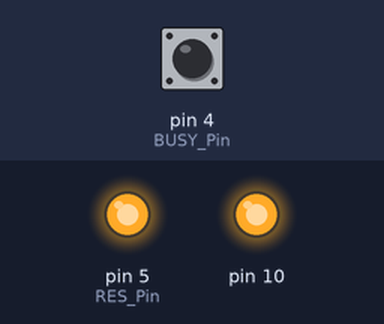
This sketch was run on a simulated Arduino Uno, built with avr-gcc and run on an emulated ATmega328P. On the bench: output pins drawn as LEDs (lit = HIGH). The inputs (shaded band) are chosen by the test bench; at power-on: pin 4 (BUSY_Pin) LOW. Pins used as bus, display or sensor lines are not drawn.

Above: at 1.2 s.
1.3 s: pin 4 (BUSY_Pin) pulsed HIGH 2 times (0.12 s each, 0.3 s apart)
Timing chart, 0 to 6.2 s (numbered marks = the images above; inputs shaded):
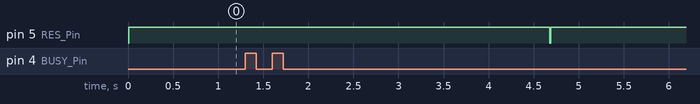

The sketch:

GDEY037T03_Arduino.ino
```cpp
#include <SPI.h>
#include"Ap_29demo.h"
//IO settings
int BUSY_Pin = 4;
int RES_Pin = 5;
int DC_Pin = 6;
int CS_Pin = 7;

#define EPD_W21_CS_0 digitalWrite(CS_Pin,LOW)
#define EPD_W21_CS_1 digitalWrite(CS_Pin,HIGH)
#define EPD_W21_DC_0  digitalWrite(DC_Pin,LOW)
#define EPD_W21_DC_1  digitalWrite(DC_Pin,HIGH)
#define EPD_W21_RST_0 digitalWrite(RES_Pin,LOW)
#define EPD_W21_RST_1 digitalWrite(RES_Pin,HIGH)
#define isEPD_W21_BUSY digitalRead(BUSY_Pin)
////////FUNCTION//////
void SPI_Write(unsigned char value);
void EPD_W21_WriteDATA(unsigned char command);
void EPD_W21_WriteCMD(unsigned char command);
//EPD
void EPD_W21_Init(void);
void EPD_init(void);
void EPD_sleep(void);
void EPD_refresh(void);
void lcd_chkstatus(void);
void PIC_display_Clear(void);
void PIC_display(const unsigned char* picData);
void EPD_init_Fast(void);
void setup() {
   pinMode(BUSY_Pin, INPUT);
   pinMode(RES_Pin, OUTPUT);
   pinMode(DC_Pin, OUTPUT);
   pinMode(CS_Pin, OUTPUT);
   //SPI
   SPI.beginTransaction(SPISettings(10000000, MSBFIRST, SPI_MODE0));
   SPI.begin ();
}
//Tips//
/*When the electronic paper is refreshed in full screen, the picture flicker is a normal phenomenon, and the main function is to clear the display afterimage in the previous picture.
  When the local refresh is performed, the screen does not flash.*/
/*When you need to transplant the driver, you only need to change the corresponding IO. The BUSY pin is the input mode and the others are the output mode. */

void loop() {
  while(1)
  {
   /************Fast display picture display*******************/
    EPD_init_Fast(); //EPD init
    PIC_display(gImage_1);//EPD_picture1
    EPD_sleep();//EPD_sleep,Sleep instruction is necessary, please do not delete!!!
    delay(2000); //2s
    EPD_init_Fast(); //EPD init
    PIC_display(gImage_2);//EPD_picture1
    EPD_sleep();//EPD_sleep,Sleep instruction is necessary, please do not delete!!!
   delay(2000); //2s

    /************Normal display picture display*******************/
    EPD_init(); //EPD init
    PIC_display(gImage_1);//EPD_picture1
    EPD_sleep();//EPD_sleep,Sleep instruction is necessary, please do not delete!!!
    delay(2000); //2s
    //Clear
    EPD_init(); //EPD init
    PIC_display_Clear();//EPD Clear
    EPD_sleep();//EPD_sleep,Sleep instruction is necessary, please do not delete!!!
    while(1);


  }


}

//////////////////////SPI///////////////////////////////////

void SPI_Write(unsigned char value)
{
    SPI.transfer(value);

}

void EPD_W21_WriteCMD(unsigned char command)
{
  EPD_W21_CS_0;
  EPD_W21_DC_0;   // command write
  SPI_Write(command);
  EPD_W21_CS_1;
}
void EPD_W21_WriteDATA(unsigned char command)
{
  EPD_W21_CS_0;
  EPD_W21_DC_1;   // command write
  SPI_Write(command);
  EPD_W21_CS_1;
}


/////////////////EPD settings Functions/////////////////////
void EPD_W21_Init(void)
{
    EPD_W21_RST_0;    // Module reset
    delay(10);//At least 10ms delay
    EPD_W21_RST_1;
    delay(10);//At least 10ms delay
}
void EPD_init(void)
{
    EPD_W21_Init(); //Electronic paper IC reset

    EPD_W21_WriteCMD(0x04);  //Power on
    lcd_chkstatus();        //waiting for the electronic paper IC to release the idle signal
    EPD_W21_WriteCMD(0X50);  //VCOM AND DATA INTERVAL SETTING
    EPD_W21_WriteDATA(0x97); //WBmode:VBDF 17|D7 VBDW 97 VBDB 57    WBRmode:VBDF F7 VBDW 77 VBDB 37  VBDR B7

}
void EPD_init_Fast(void)
{
  EPD_W21_Init(); //Electronic paper IC reset
  EPD_W21_WriteCMD(0x04);  //Power on
  lcd_chkstatus();        //waiting for the electronic paper IC to release the idle signal

  EPD_W21_WriteCMD(0xe0);
  EPD_W21_WriteDATA(0x02);
  EPD_W21_WriteCMD(0xe5);
  EPD_W21_WriteDATA(0x32);

  EPD_W21_WriteCMD(0X50);  //VCOM AND DATA INTERVAL SETTING
  EPD_W21_WriteDATA(0x97); //WBmode:VBDF 17|D7 VBDW 97 VBDB 57    WBRmode:VBDF F7 VBDW 77 VBDB 37  VBDR B7

}
void EPD_refresh(void)
{
    EPD_W21_WriteCMD(0x12);     //DISPLAY REFRESH
    delay(10);          //!!!The delay here is necessary, 200uS at least!!!
    lcd_chkstatus();
}
void EPD_sleep(void)
{
    EPD_W21_WriteCMD(0X02);   //power off
    lcd_chkstatus();          //waiting for the electronic paper IC to release the idle signal
    //Part2 Increase the time delay
    delay(1000);      //Power off time delay, this is  necessary!!!
    EPD_W21_WriteCMD(0X07);   //deep sleep
    EPD_W21_WriteDATA(0xA5);
}

void PIC_display(const unsigned char* picData)
{
    unsigned int i;
    //Write Data
    EPD_W21_WriteCMD(0x10);        //Transfer old data
    for(i=0;i<12480;i++)
    {
       EPD_W21_WriteDATA(0xFF);  //Transfer the actual displayed data
    }
    EPD_W21_WriteCMD(0x13);        //Transfer new data
    for(i=0;i<12480;i++)
    {
      EPD_W21_WriteDATA(pgm_read_byte(&picData[i]));  //Transfer the actual displayed data

    }
       //Refresh
    EPD_W21_WriteCMD(0x12);   //DISPLAY REFRESH
    delay(10);    //!!!The delay here is necessary, 200uS at least!!!
    lcd_chkstatus();          //waiting for the electronic paper IC to release the idle signal

}

void PIC_display_Clear(void)
{
    unsigned int i;
    EPD_W21_WriteCMD(0x10);        //Transfer old data
    for(i=0;i<12480;i++)
  {
    EPD_W21_WriteDATA(0xff);
  }

    EPD_W21_WriteCMD(0x13);        //Transfer new data
    for(i=0;i<12480;i++)
  {
    EPD_W21_WriteDATA(0xFF);
  }
     //Refresh
    EPD_W21_WriteCMD(0x12);   //DISPLAY REFRESH
    delay(10);    //!!!The delay here is necessary, 200uS at least!!!
    lcd_chkstatus();          //waiting for the electronic paper IC to release the idle signal

}
void lcd_chkstatus(void)
{
  while(1)
  {   //=0 BUSY
     if(isEPD_W21_BUSY==1) break;
  }
}
```

Source omitted: Ap_29demo.h (data table, 126560 bytes)

Measured:
- after the input at 1.3 s, pin 5 (RES_Pin): HIGH → LOW after 3.4 s, → HIGH 0.01 s later
